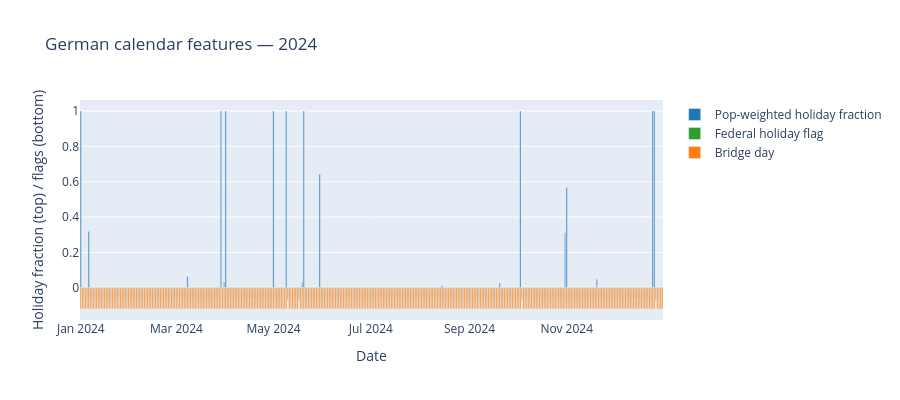

Notebook cell for this chart:
### Markdown cell above
## 4. Population-weighted holiday fraction across 2024

A boolean `is_federal_holiday` misses Corpus Christi (~28% of pop on holiday), Reformation Day (~30%), All Saints' Day (~40%), etc. The weighted fraction captures the consumption impact properly.

### Code cell
year_idx = pd.date_range("2024-01-01", "2024-12-31", freq="D", tz="Europe/Berlin").tz_convert("UTC")
frac = population_weighted_holiday_fraction(year_idx)
fed = is_federal_holiday(year_idx).astype(int)
bridge = is_bridge_day(year_idx).astype(int)

fig = go.Figure()
fig.add_trace(go.Bar(x=year_idx, y=frac, name="Pop-weighted holiday fraction", marker_color="#1f77b4"))
fig.add_trace(go.Bar(x=year_idx, y=fed * 0.05 - 0.06, name="Federal holiday flag", marker_color="#2ca02c"))
fig.add_trace(go.Bar(x=year_idx, y=bridge * 0.05 - 0.12, name="Bridge day", marker_color="#ff7f0e"))
fig.update_layout(
    title="German calendar features — 2024",
    xaxis_title="Date",
    yaxis_title="Holiday fraction (top) / flags (bottom)",
    barmode="overlay",
    height=400,
)
fig

### Figure 1 — Plotly figure (JSON) as saved in the notebook; plotly's stock layout.template omitted (floating-point values rounded to 4 significant figures; data arrays with more than 128 entries replaced by an {"elided": "..."} marker saying what was removed)
{"data": [{"marker": {"color": "#1f77b4"}, "name": "Pop-weighted holiday fraction", "type": "bar", "x": {"elided": "366 str values"}, "y": {"elided": "366 float values"}}, {"marker": {"color": "#2ca02c"}, "name": "Federal holiday flag", "type": "bar", "x": {"elided": "366 str values"}, "y": {"elided": "366 float values"}}, {"marker": {"color": "#ff7f0e"}, "name": "Bridge day", "type": "bar", "x": {"elided": "366 str values"}, "y": {"elided": "366 float values"}}], "layout": {"barmode": "overlay", "height": 400, "title": {"text": "German calendar features — 2024"}, "xaxis": {"title": {"text": "Date"}}, "yaxis": {"title": {"text": "Holiday fraction (top) / flags (bottom)"}}}}
